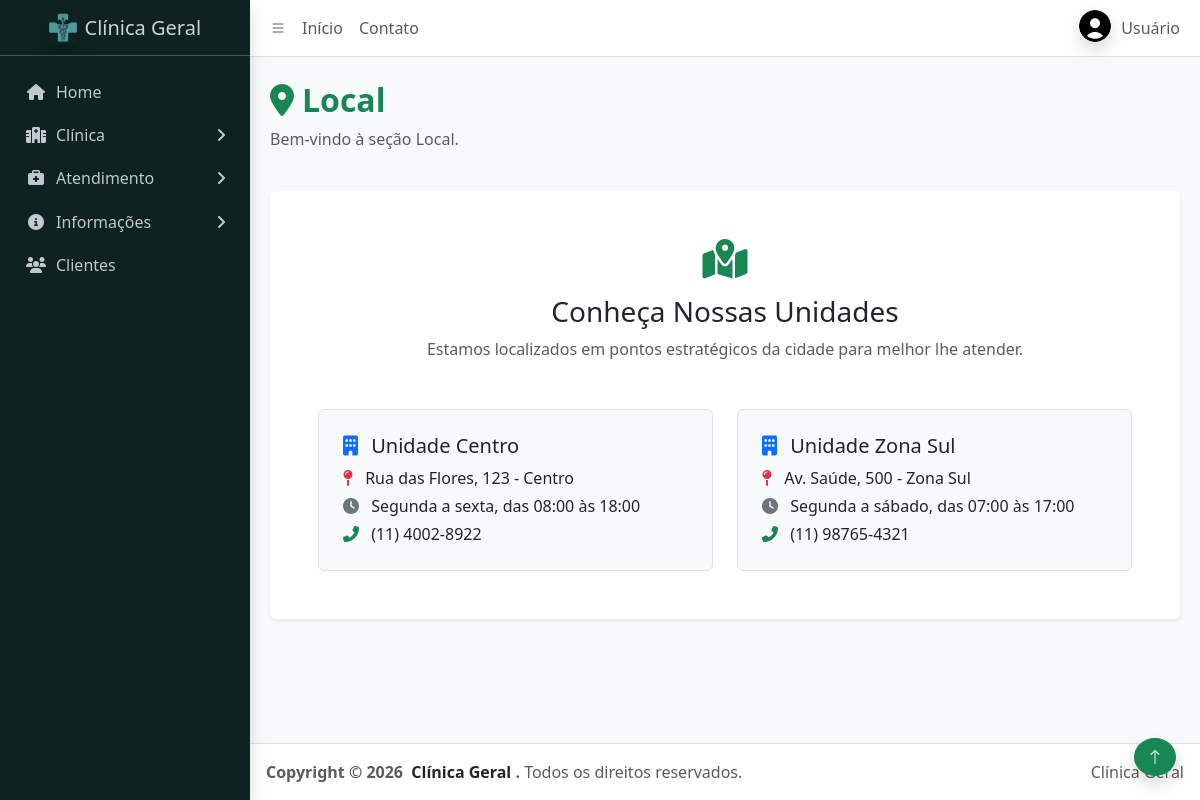
The app's page /paginas/local.php with its own data.
### tables this page shows
CREATE TABLE unidades (
    id INT AUTO_INCREMENT PRIMARY KEY,
    nome VARCHAR(120) NOT NULL,
    endereco VARCHAR(200) NOT NULL,
    telefone VARCHAR(30) NOT NULL,
    horario VARCHAR(100) NOT NULL,

    dias_funcionamento VARCHAR(20) NOT NULL DEFAULT '1,2,3,4,5',
    hora_inicio TIME NOT NULL DEFAULT '08:00:00',
    hora_fim TIME NOT NULL DEFAULT '17:00:00',

    status ENUM('ativo','inativo') NOT NULL DEFAULT 'ativo',
    criado_em TIMESTAMP DEFAULT CURRENT_TIMESTAMP
);

### database/unidades/unidades_funcs.php (called while the page is built, shortened)
<?php
require_once __DIR__ . '/../conexao.php';
function nomes_dias_funcionamento(string $diasFuncionamento): string
{
    $dias = array_values(array_filter(array_map('trim', explode(',', $diasFuncionamento))));
    if ($dias === ['1', '2', '3', '4', '5']) {
        return 'Segunda a sexta';
    }
    if ($dias === ['1', '2', '3', '4', '5', '6']) {
        return 'Segunda a sábado';
    }
    $diasFormatados = [];
    return implode(', ', $diasFormatados);
}
function formatar_horario_unidade(
    string $diasFuncionamento,
    string $horaInicio,
    string $horaFim
): string {
    $dias = nomes_dias_funcionamento($diasFuncionamento);
    $inicio = substr($horaInicio, 0, 5);
    $fim = substr($horaFim, 0, 5);
    return "{$dias}, das {$inicio} às {$fim}";
}
function horario_exibicao_unidade(array $unidade): string
{
    return formatar_horario_unidade(
        (string) ($unidade['dias_funcionamento'] ?? ''),
        (string) ($unidade['hora_inicio'] ?? '08:00:00'),
        (string) ($unidade['hora_fim'] ?? '17:00:00')
    );
}
function listar_unidades_ativas(): array
{
    global $conexao;
    $sql = "SELECT id, nome, endereco, telefone, horario, dias_funcionamento, hora_inicio, hora_fim
            FROM unidades
            WHERE status = 'ativo'
            ORDER BY nome ASC";
    $stmt = $conexao->query($sql);
    return $stmt->fetchAll(PDO::FETCH_ASSOC);
}

### auth/funcs.php (called while the page is built, shortened)
<?php
function esc(string $valor): string
{
    return htmlspecialchars($valor, ENT_QUOTES, 'UTF-8');
}

### paginas/local.php (the view, shortened to what this page needs)
<?php
require_once __DIR__ . '/../database/unidades/unidades_funcs.php';
$unidades = listar_unidades_ativas();
require_once __DIR__ . '/../partials/header.php';
?>
<main class="app-main">
    <div class="app-content mt-4">
        <div class="container">
            <div class="row mb-4">
                <div class="col-12">
                    <h2 class="fw-bold text-success">
                        <i class="fas fa-map-marker-alt me-2"></i>Local
                    </h2>
                    <p class="text-muted">Bem-vindo à seção Local.</p>
                </div>
            </div>
            <div class="card shadow-sm border-0 mb-4">
                <div class="card-body p-5">
                    <div class="text-center mb-5">
                        <i class="fas fa-map-marked-alt text-success fs-1 mb-3"></i>
                        <h3>Conheça Nossas Unidades</h3>
                        <p class="text-muted">
                            Estamos localizados em pontos estratégicos da cidade para melhor lhe atender.
                        </p>
                    </div>
                    <div class="row g-4">
                        <?php foreach ($unidades as $unidade): ?>
                            <div class="col-md-6">
                                <div class="border rounded p-4 h-100 bg-light">
                                    <h5>
                                        <i class="fas fa-building text-primary me-2"></i>
                                        <?= esc($unidade['nome']) ?>
                                    </h5>
                                    <p class="mb-1">
                                        <i class="fas fa-map-pin text-danger me-2"></i>
                                        <?= esc($unidade['endereco']) ?>
                                    </p>
                                    <p class="mb-1">
                                        <i class="fas fa-clock text-secondary me-2"></i>
                                        <?= esc(horario_exibicao_unidade($unidade)) ?>
                                    </p>
                                    <p class="mb-0">
                                        <i class="fas fa-phone-alt text-success me-2"></i>
                                        <?= esc($unidade['telefone']) ?>
                                    </p>
                                </div>
                            </div>
                        <?php endforeach; ?>
                    </div>
                </div>
            </div>
        </div>
    </div>
</main>
<?php require_once __DIR__ . '/../partials/footer.php'; ?>

### css/meucss.css (style rules this page uses)
:root { --cg-azul-turquesa: #0e221f; --cg-ciano: #68b8b4; }

### records on screen
unidades: nome "Unidade Centro", endereco "Rua das Flores, 123 - Centro", horario_exibicao_unidade($unidade) "Segunda a sexta, das 08:00 às 18:00", telefone "(11) 4002-8922"
unidades: nome "Unidade Zona Sul", endereco "Av. Saúde, 500 - Zona Sul", horario_exibicao_unidade($unidade) "Segunda a sábado, das 07:00 às 17:00", telefone "(11) 98765-4321"
